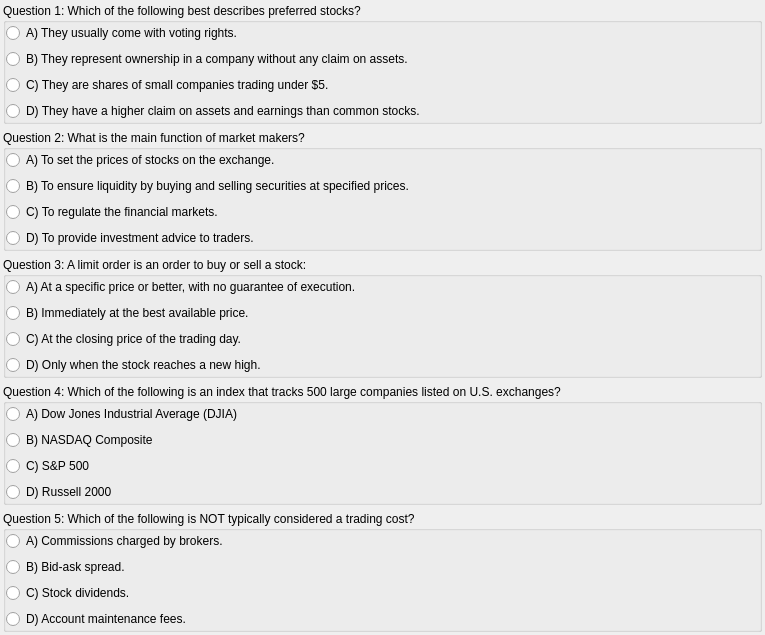
                 <widget class="QWidget" name="quiz2scrollWidget">
                  <property name="geometry">
                   <rect>
                    <x>0</x>
                    <y>0</y>
                    <width>765</width>
                    <height>610</height>
                   </rect>
                  </property>
                  <layout class="QVBoxLayout" name="verticalLayout_9">
                   <property name="leftMargin">
                    <number>3</number>
                   </property>
                   <property name="topMargin">
                    <number>3</number>
                   </property>
                   <property name="rightMargin">
                    <number>3</number>
                   </property>
                   <property name="bottomMargin">
                    <number>3</number>
                   </property>
                   <item>
                    <widget class="QGroupBox" name="M2Question1">
                     <property name="title">
                      <string>Question 1: Which of the following best describes preferred stocks?</string>
                     </property>
                     <layout class="QVBoxLayout" name="verticalLayout_10">
                      <property name="leftMargin">
                       <number>0</number>
                      </property>
                      <property name="topMargin">
                       <number>0</number>
                      </property>
                      <property name="rightMargin">
                       <number>0</number>
                      </property>
                      <property name="bottomMargin">
                       <number>0</number>
                      </property>
                      <item>
                       <widget class="QRadioButton" name="M2Q1A1">
                        <property name="text">
                         <string>A) They usually come with voting rights.</string>
                        </property>
                       </widget>
                      </item>
                      <item>
                       <widget class="QRadioButton" name="M2Q1A2">
                        <property name="text">
                         <string>B) They represent ownership in a company without any claim on assets.</string>
                        </property>
                       </widget>
                      </item>
                      <item>
                       <widget class="QRadioButton" name="M2Q1A3">
                        <property name="text">
                         <string>C) They are shares of small companies trading under $5.</string>
                        </property>
                       </widget>
                      </item>
                      <item>
                       <widget class="QRadioButton" name="M2Q1A4_C">
                        <property name="text">
                         <string>D) They have a higher claim on assets and earnings than common stocks.</string>
                        </property>
                       </widget>
                      </item>
                     </layout>
                    </widget>
                   </item>
                   <item>
                    <widget class="QGroupBox" name="M2Question2">
                     <property name="title">
                      <string>Question 2: What is the main function of market makers?</string>
                     </property>
                     <layout class="QVBoxLayout" name="verticalLayout_11">
                      <property name="leftMargin">
                       <number>0</number>
                      </property>
                      <property name="topMargin">
                       <number>0</number>
                      </property>
                      <property name="rightMargin">
                       <number>0</number>
                      </property>
                      <property name="bottomMargin">
                       <number>0</number>
                      </property>
                      <item>
                       <widget class="QRadioButton" name="M2Q2A1">
                        <property name="text">
                         <string>A) To set the prices of stocks on the exchange.</string>
                        </property>
                       </widget>
                      </item>
                      <item>
                       <widget class="QRadioButton" name="M2Q2A2_C">
                        <property name="text">
                         <string>B) To ensure liquidity by buying and selling securities at specified prices.</string>
                        </property>
                       </widget>
                      </item>
                      <item>
                       <widget class="QRadioButton" name="M2Q2A3">
                        <property name="text">
                         <string>C) To regulate the financial markets.</string>
                        </property>
                       </widget>
                      </item>
                      <item>
                       <widget class="QRadioButton" name="M2Q2A4">
                        <property name="text">
                         <string>D) To provide investment advice to traders.</string>
                        </property>
                       </widget>
                      </item>
                     </layout>
                    </widget>
                   </item>
                   <item>
                    <widget class="QGroupBox" name="M2Question3">
                     <property name="title">
                      <string>Question 3: A limit order is an order to buy or sell a stock:</string>
                     </property>
                     <layout class="QVBoxLayout" name="verticalLayout_12">
                      <property name="leftMargin">
                       <number>0</number>
                      </property>
                      <property name="topMargin">
                       <number>0</number>
                      </property>
                      <property name="rightMargin">
                       <number>0</number>
                      </property>
                      <property name="bottomMargin">
                       <number>0</number>
                      </property>
                      <item>
                       <widget class="QRadioButton" name="M2Q3A1_C">
                        <property name="text">
                         <string>A) At a specific price or better, with no guarantee of execution.</string>
                        </property>
                       </widget>
                      </item>
                      <item>
                       <widget class="QRadioButton" name="M2Q3A2">
                        <property name="text">
                         <string>B) Immediately at the best available price.</string>
                        </property>
                       </widget>
                      </item>
                      <item>
                       <widget class="QRadioButton" name="M2Q3A3">
                        <property name="text">
                         <string>C) At the closing price of the trading day.</string>
                        </property>
                       </widget>
                      </item>
                      <item>
                       <widget class="QRadioButton" name="M2Q3A4">
                        <property name="text">
                         <string>D) Only when the stock reaches a new high.</string>
                        </property>
                       </widget>
                      </item>
                     </layout>
                    </widget>
                   </item>
                   <item>
                    <widget class="QGroupBox" name="M2Question4">
                     <property name="title">
                      <string>Question 4: Which of the following is an index that tracks 500 large companies listed on U.S. exchanges?</string>
                     </property>
                     <layout class="QVBoxLayout" name="verticalLayout_13">
                      <property name="leftMargin">
                       <number>0</number>
                      </property>
                      <property name="topMargin">
                       <number>0</number>
                      </property>
                      <property name="rightMargin">
                       <number>0</number>
                      </property>
                      <property name="bottomMargin">
                       <number>0</number>
                      </property>
                      <item>
                       <widget class="QRadioButton" name="M2Q4A1">
                        <property name="text">
                         <string>A) Dow Jones Industrial Average (DJIA)</string>
                        </property>
                       </widget>
                      </item>
                      <item>
                       <widget class="QRadioButton" name="M2Q4A2">
                        <property name="text">
                         <string>B) NASDAQ Composite</string>
                        </property>
                       </widget>
                      </item>
                      <item>
                       <widget class="QRadioButton" name="M2Q4A3_C">
                        <property name="text">
                         <string>C) S&amp;&amp;P 500</string>
                        </property>
                       </widget>
                      </item>
                      <item>
                       <widget class="QRadioButton" name="M2Q4A4">
                        <property name="text">
                         <string>D) Russell 2000</string>
                        </property>
                       </widget>
                      </item>
                     </layout>
                    </widget>
                   </item>
                   <item>
                    <widget class="QGroupBox" name="M2Question5">
                     <property name="title">
                      <string>Question 5: Which of the following is NOT typically considered a trading cost?</string>
                     </property>
                     <layout class="QVBoxLayout" name="verticalLayout_14">
                      <property name="leftMargin">
                       <number>0</number>
                      </property>
                      <property name="topMargin">
                       <number>0</number>
                      </property>
                      <property name="rightMargin">
                       <number>0</number>
                      </property>
                      <property name="bottomMargin">
                       <number>0</number>
                      </property>
                      <item>
                       <widget class="QRadioButton" name="M2Q5A1">
                        <property name="text">
                         <string>A) Commissions charged by brokers.</string>
                        </property>
                       </widget>
                      </item>
                      <item>
                       <widget class="QRadioButton" name="M2Q5A4">
                        <property name="text">
                         <string>B) Bid-ask spread.</string>
                        </property>
                       </widget>
                      </item>
                      <item>
                       <widget class="QRadioButton" name="M2Q5A3_C">
                        <property name="text">
                         <string>C) Stock dividends.</string>
                        </property>
                       </widget>
                      </item>
                      <item>
                       <widget class="QRadioButton" name="M2Q5A2">
                        <property name="text">
                         <string>D) Account maintenance fees.</string>
                        </property>
                       </widget>
                      </item>
                     </layout>
                    </widget>
                   </item>
                  </layout>
                 </widget>
